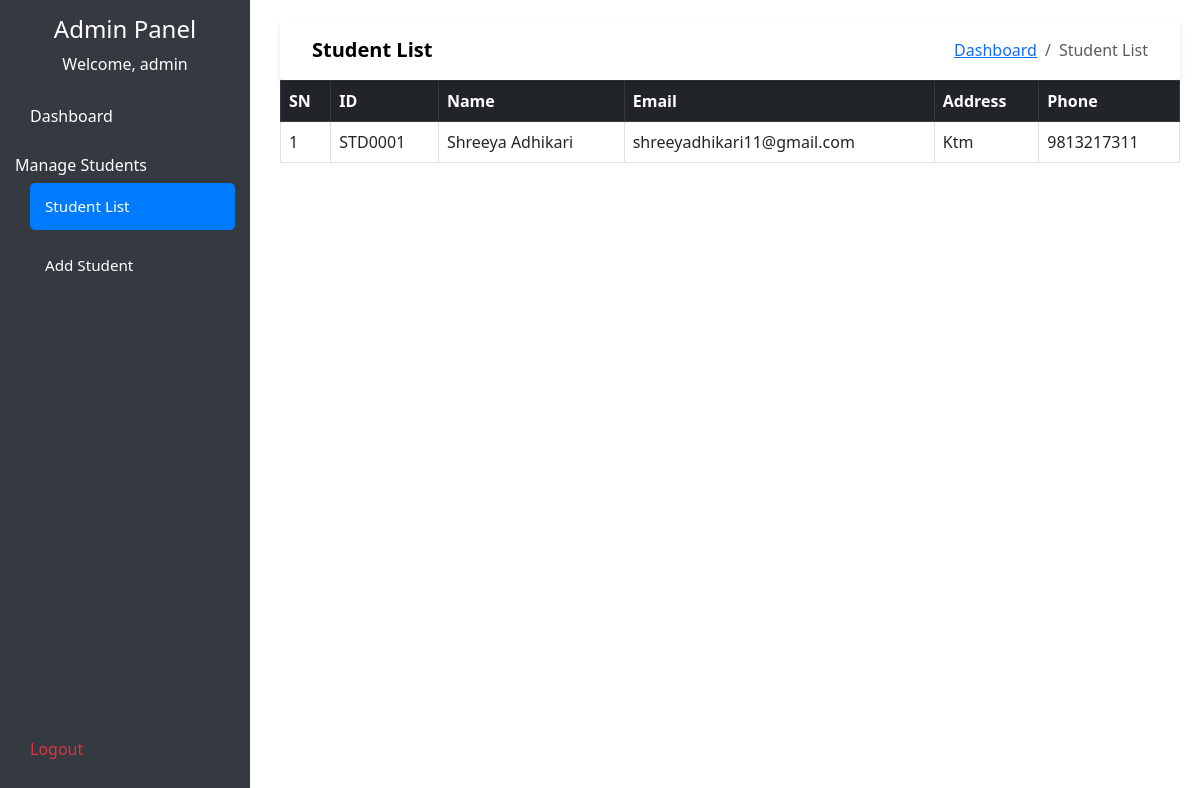
/student-list (signed in), run on an earlier commit of the app's database.
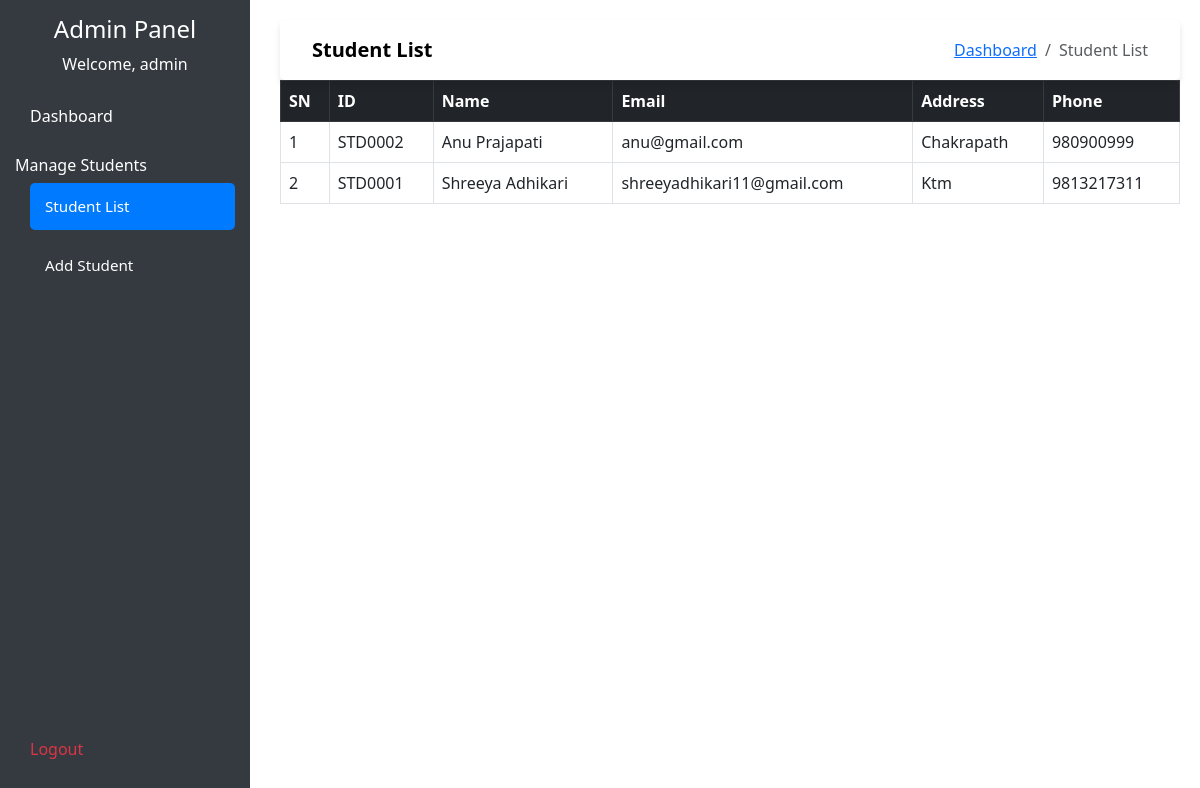
And on a later commit of the database.
### models.py (models this page shows)
class User(db.Model, UserMixin):
    id = db.Column(db.Integer, primary_key = True)
    username = db.Column(db.String(100), unique = True, nullable = False)
    password = db.Column(db.String(255), nullable = False)
    is_admin = db.Column(db.Boolean, default = True)

class Student(db.Model):
    id = db.Column(db.Integer, primary_key = True)
    student_id = db.Column(db.String(20), unique=True, nullable=False)  # Custom ID
    first_name = db.Column(db.String(150), nullable=False)
    last_name = db.Column(db.String(150), nullable=False)
    email = db.Column(db.String(100), unique=True, nullable=False)
    address = db.Column(db.Text, nullable=False)
    phone = db.Column(db.String(15), unique=True, nullable=False)

### app.py (the view)
@app.route('/student-list')
@login_required
def student_list():
    students = Student.query.order_by(Student.first_name.asc()).all()
    return render_template("student/student_list.html", students = students)

### app.py (called while the page is built)
@login_manager.user_loader
def load_admin(admin_id):
    return User.query.get(int(admin_id))

### templates/student/student_list.html (shortened to what this page needs)
{% extends "base.html" %}
{% block nav_title%}Student List {% endblock%}
{% block content%}
<table class="table table-bordered" mt-5>
    <thead class="table-dark">
        <tr>
            <th>SN</th>
            <th>ID</th>
            <th>Name</th>
            <th>Email</th>
            <th>Address</th>
            <th>Phone</th>
        </tr>
    </thead>
    <tbody>
        {% for student in students %}
        <tr>
            <td>{{ loop.index }}</td>
            <td>{{ student.student_id }}</td>
            <td>{{ student.first_name }} {{student.last_name}}</td>
            <td>{{ student.email }}</td>
            <td>{{ student.address }}</td>
            <td>{{ student.phone }}</td>
        </tr>
        {% endfor %}
    </tbody>
</table>
{% endblock %}

### templates/base.html (shortened to what this page needs)
<!DOCTYPE html>
<html lang="en">
<head>
    <link rel="stylesheet" href="https://cdn.jsdelivr.net/npm/bootstrap@5.3.0/dist/css/bootstrap.min.css">
</head>
<body>
    <div class="sidebar">
        <div>
            <h4>Admin Panel</h4>
            <p>Welcome, {{ current_user.username }}</p>
            <a href="{{ url_for('dashboard') }}" class="{% if request.path == url_for('dashboard') %}active{% endif %}">Dashboard</a>
            <h6 class="text-white mt-3">Manage Students</h6>
            <a href="{{ url_for('student_list') }}" class="manage-students {% if request.path == url_for('student_list') %}active{% endif %}">Student List</a>
            <a href="{{ url_for('add_student') }}" class="manage-students {% if request.path == url_for('add_student') %}active{% endif %}">Add Student</a>
        </div>
        <a href="{{ url_for('logout') }}" class="text-danger logout">Logout</a>
    </div>
    <div class="content">
        <nav class="navbar navbar-expand-lg navbar-light">
            <div class="container-fluid d-flex justify-content-between align-items-center">
                <a class="navbar-brand fw-semibold" href="#">{% block nav_title%} {% endblock%}</a>
                <nav aria-label="breadcrumb">
                    <ol class="breadcrumb">
                        <li class="breadcrumb-item"><a href="{{ url_for('dashboard') }}">Dashboard</a></li>
                        {% if request.endpoint == 'student_list' %}
                            <li class="breadcrumb-item active" aria-current="page">Student List</li>
                        {% elif request.endpoint == 'add_student' %}
                            <li class="breadcrumb-item active" aria-current="page">Add Student</li>
                        {% endif %}
                    </ol>
                </nav>
            </div>
        </nav>
        {% block content %}{% endblock %}
    </div>
</body>
</html>

### templates/base.html (style rules this page uses)
body { display: flex; }
.sidebar { width: 250px; height: 100vh; background: #343a40; color: white; padding: 15px; position: fixed; display: flex; flex-direction: column; justify-content: space-between; }
.sidebar h4, .sidebar p { text-align: center; }
.sidebar a { color: white; text-decoration: none; display: block; padding: 12px 15px; border-radius: 5px; margin-bottom: 12px; transition: background 0.3s; }
.sidebar .active { background: #007bff; }
.manage-students { margin-left: 15px; font-size: 0.95rem; }
.logout { margin-top: auto; }
.content { margin-left: 260px; padding: 20px; width: 100%; }
.navbar { background: white; box-shadow: 0px 4px 6px rgba(0, 0, 0, 0.1); padding: 10px 20px; border-radius: 5px; }
.breadcrumb { margin-bottom: 0; }

What changed in the data, as far as the page shows it:
added Student: student_id "STD0002", first_name "Anu", last_name "Prajapati", email "anu@gmail.com", address "Chakrapath", phone "980900999"
